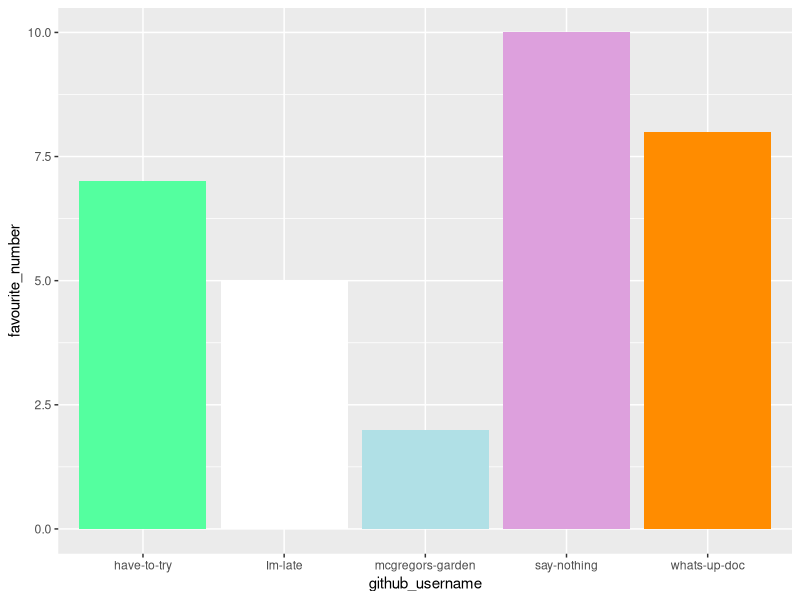

This chart was generated by the following R code:
## ---- chunk 1
library(tidyverse) 
## ---- chunk 2
team_data <- tibble(
  name = c("Peter Rabbit", "Bugs Bunny", "White Rabbit", 
           "Judy Hopps", "Thumper"),
  github_username = c("mcgregors-garden", "whats-up-doc", "Im-late", 
                      "have-to-try", "say-nothing"), 
  colour = c("powderblue", "darkorange", "white", 
             "seagreen1", "plum"),
  hobby = c("Hopping", "Comedy", "Tailoring", 
            "Driving", "Drumming"),
  favourite_number = c(2, 8, 5, 7, 10)
  )

team_data
## ---- chunk 3
p1 <- ggplot(data = team_data, 
             mapping = aes(x = github_username, 
                           y = favourite_number,
                           fill = colour), 
             ) +
   geom_col() +
   scale_fill_identity()
p1
